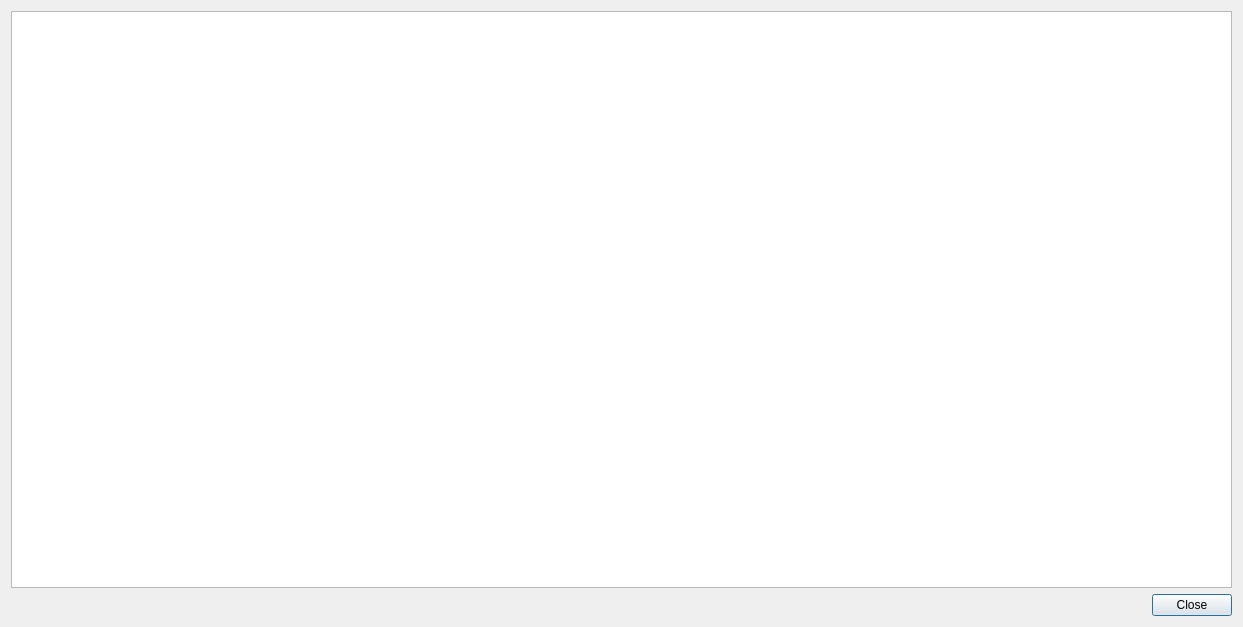
<?xml version="1.0" encoding="UTF-8"?>
<ui version="4.0">
 <class>DialogHistogramme</class>
 <widget class="QDialog" name="DialogHistogramme">
  <property name="geometry">
   <rect>
    <x>0</x>
    <y>0</y>
    <width>1243</width>
    <height>627</height>
   </rect>
  </property>
  <property name="windowTitle">
   <string>Dialog</string>
  </property>
  <layout class="QVBoxLayout" name="verticalLayout">
   <item>
    <widget class="QChartView" name="_myQChartView"/>
   </item>
   <item>
    <widget class="QDialogButtonBox" name="buttonBox">
     <property name="orientation">
      <enum>Qt::Horizontal</enum>
     </property>
     <property name="standardButtons">
      <set>QDialogButtonBox::Close</set>
     </property>
    </widget>
   </item>
  </layout>
 </widget>
 <customwidgets>
  <customwidget>
   <class>QChartView</class>
   <extends>QGraphicsView</extends>
   <header>QtCharts</header>
  </customwidget>
 </customwidgets>
 <resources/>
 <connections>
  <connection>
   <sender>buttonBox</sender>
   <signal>accepted()</signal>
   <receiver>DialogHistogramme</receiver>
   <slot>accept()</slot>
   <hints>
    <hint type="sourcelabel">
     <x>248</x>
     <y>254</y>
    </hint>
    <hint type="destinationlabel">
     <x>157</x>
     <y>274</y>
    </hint>
   </hints>
  </connection>
  <connection>
   <sender>buttonBox</sender>
   <signal>rejected()</signal>
   <receiver>DialogHistogramme</receiver>
   <slot>reject()</slot>
   <hints>
    <hint type="sourcelabel">
     <x>316</x>
     <y>260</y>
    </hint>
    <hint type="destinationlabel">
     <x>286</x>
     <y>274</y>
    </hint>
   </hints>
  </connection>
 </connections>
</ui>
